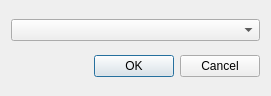
<?xml version="1.0" encoding="UTF-8"?>
<ui version="4.0">
 <class>combo_input_dialog</class>
 <widget class="QDialog" name="combo_input_dialog">
  <property name="geometry">
   <rect>
    <x>0</x>
    <y>0</y>
    <width>271</width>
    <height>96</height>
   </rect>
  </property>
  <property name="windowTitle">
   <string>Dialog</string>
  </property>
  <layout class="QVBoxLayout" name="verticalLayout">
   <item>
    <widget class="QComboBox" name="combo_box"/>
   </item>
   <item>
    <widget class="QDialogButtonBox" name="buttonBox">
     <property name="orientation">
      <enum>Qt::Horizontal</enum>
     </property>
     <property name="standardButtons">
      <set>QDialogButtonBox::Cancel|QDialogButtonBox::Ok</set>
     </property>
    </widget>
   </item>
  </layout>
 </widget>
 <resources/>
 <connections>
  <connection>
   <sender>buttonBox</sender>
   <signal>accepted()</signal>
   <receiver>combo_input_dialog</receiver>
   <slot>accept()</slot>
   <hints>
    <hint type="sourcelabel">
     <x>248</x>
     <y>254</y>
    </hint>
    <hint type="destinationlabel">
     <x>157</x>
     <y>274</y>
    </hint>
   </hints>
  </connection>
  <connection>
   <sender>buttonBox</sender>
   <signal>rejected()</signal>
   <receiver>combo_input_dialog</receiver>
   <slot>reject()</slot>
   <hints>
    <hint type="sourcelabel">
     <x>316</x>
     <y>260</y>
    </hint>
    <hint type="destinationlabel">
     <x>286</x>
     <y>274</y>
    </hint>
   </hints>
  </connection>
 </connections>
</ui>
